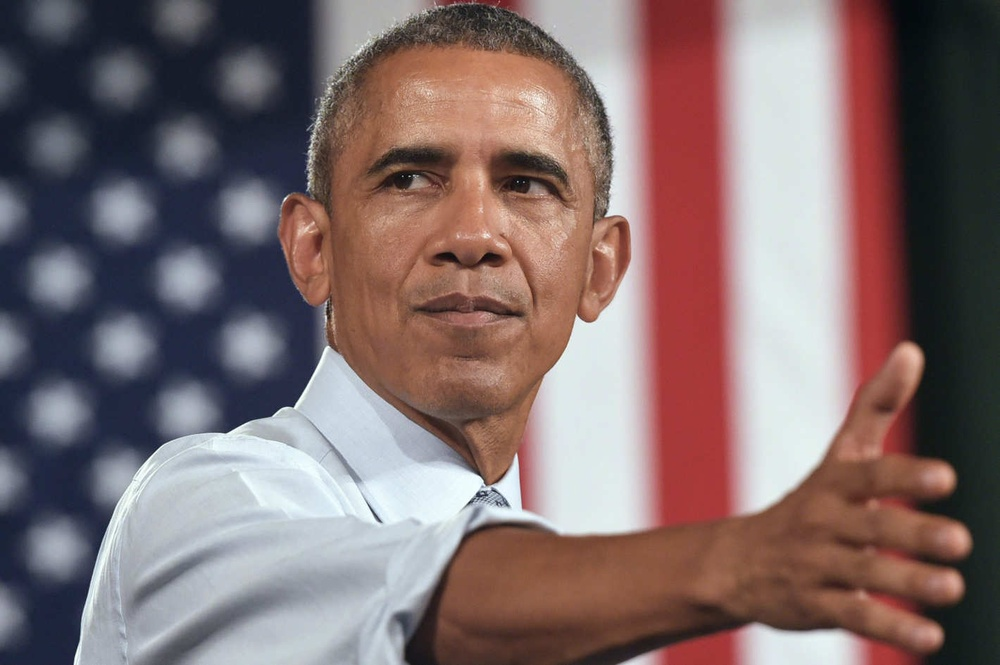
#> input picture training_set/15-barack-obama.w710.h473.2x.jpg, 1000 x 665 px, shrunk from 1420 x 945 before the run; its folder holds only this picture in this run
$ python find_similar_face_color.py
#> lines starting #> are read from the running program, lines starting #| are printed output that depends on the picture
### face_extract.py
import cv2
import sys
import numpy as np

CASCADE = "D:\\Shahar\\Project A\\part1\\haarcascade_frontalface_default.xml"
FACE_CASCADE = cv2.CascadeClassifier(CASCADE)


def detect_faces(image_path,sample_delta):
    # first part : detect face from image and crop the detected face to new file
#> called with sample_delta = 15
    image = cv2.imread(image_path)
#> image is the input picture: shape (665, 1000, 3); mean B, G, R 109.8, 109, 128.7
    image_grey = cv2.cvtColor(image, cv2.COLOR_BGR2GRAY)  # converting image to grey colors
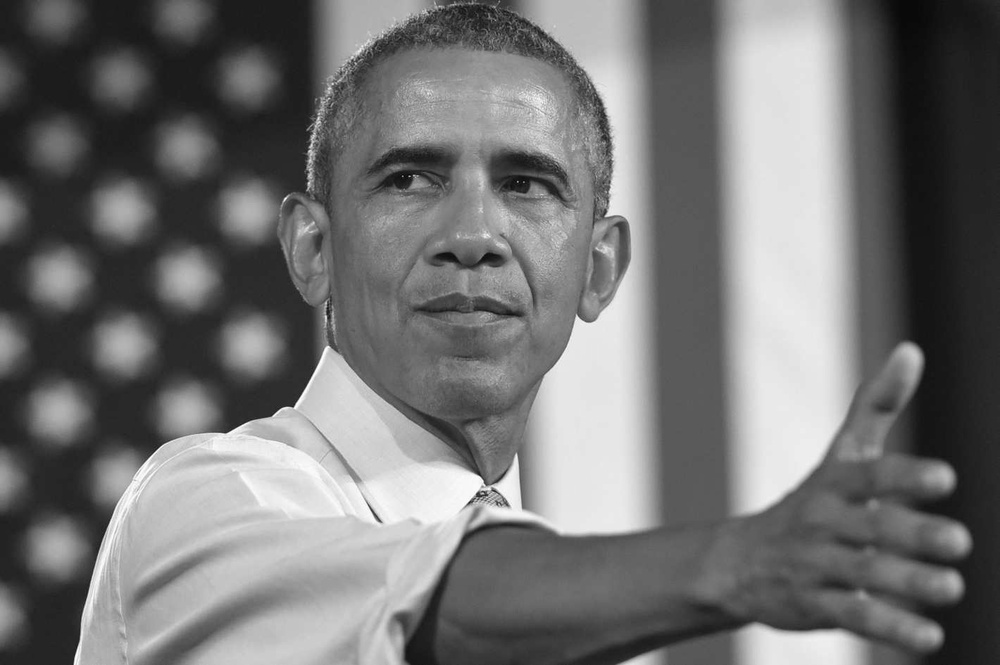
#> image_grey: shape (665, 1000); min 2, max 253, mean 115
    faces = FACE_CASCADE.detectMultiScale(image_grey, scaleFactor=1.1, minNeighbors=5, minSize=(25, 25), flags=0)  # find face by haarcascade algorithm
#> faces = [[305, 50, 329, 329]]
    for x, y, w, h in faces:  # crop face from image and convert colors to HSV scale
        sub_img = image[y - 10:y + h + 10, x - 10:x + w + 10]
        sub_image_hsv = cv2.cvtColor(sub_img, cv2.COLOR_BGR2HSV) # convert the face picture to HSV
#> this loop made 1 pass
#> pass 1, in detect_faces, `sub_img = image[y - 10:y + h + 10, x - 10:x + w + 10]`:
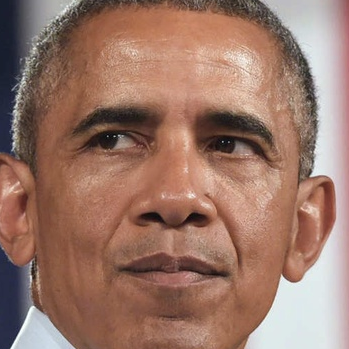
#> sub_img: shape (349, 349, 3); mean B, G, R 104.8, 118.9, 155.1
        #cv2.imwrite("extract_" + str(sys.argv[1]), sub_image_hsv)

    # second part : calculate average colors from the face
    number_of_iteration = 100  # average of 100 iterations for each face
    tmp_sum = 0
    height, width = sub_image_hsv.shape[:2]  # extract image dimensions
#> height = 349; width = 349
    mu_x = round(width/2)
#> mu_x = 174
    mu_y = round(height/2)
#> mu_y = 174
    sigma_x = 1
    sigma_y = 1
    for i in range(1,number_of_iteration+1):  # calculate random pixel by gaussian segmentation
        x = np.random.normal(mu_x, sigma_x, 1) # calculate a random x_pixel
        y = np.random.normal(mu_y, sigma_y, 1) # calculate a random y_pixel
        pixel_x = int(np.round(x))
        pixel_y = int(np.round(y))
        avg = np.average(sub_image_hsv[pixel_x-sample_delta:pixel_x + sample_delta, pixel_y-sample_delta:pixel_y + sample_delta]) # calculate the average of rectangle
        tmp_sum = tmp_sum + avg
#> this loop made 100 passes
#> (avg, tmp_sum) on passes 1 to 12: (105.5, 105.5), (105.8, 211.3), (105.4, 316.8), (105.6, 422.4), (105.7, 528), (105.8, 633.8), (105.6, 739.4), (105.7, 845.1), (105.6, 950.7), (105.6, 1056.3), (105.9, 1162.2), (105.5, 1267.7)
#> after the loop, tmp_sum = 10568.3

    ans = tmp_sum / number_of_iteration
#> ans = 105.7
    return ans

    # [4 lines of commented-out code are left out]

### find_similar_face_color.py
from face_extract import detect_faces
import glob
import numpy

sample_delta = 15
adjust_std = 1.35
avg_color_pic_arr = []
potential_pic_array = []


for img in glob.glob('D:\\Shahar\\Project A\\compare\\training_set\\*.jpg'): #The location of training set
    ans = detect_faces(img, sample_delta)
#> ans = 105.7
#> (the run stopped early here; a loop or call above may not have finished)

$ run again, on training_set/4516f08cc38d7fac07a8633e26f25e46.jpg
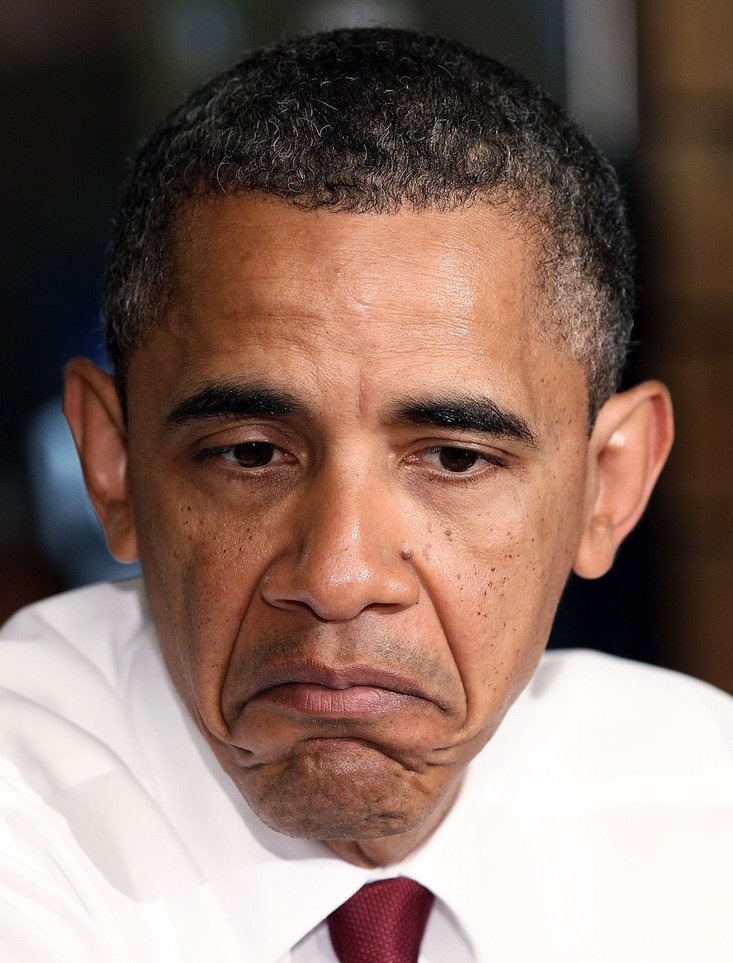
#> input picture training_set/4516f08cc38d7fac07a8633e26f25e46.jpg, 733 x 963 px, shrunk from 990 x 1301 before the run
#> in detect_faces, image is the input picture: shape (963, 733, 3); mean B, G, R 102.2, 111.9, 135.8
#> in detect_faces, `image_grey = cv2.cvtColor(image, cv2.COLOR_BGR2GRAY)`:
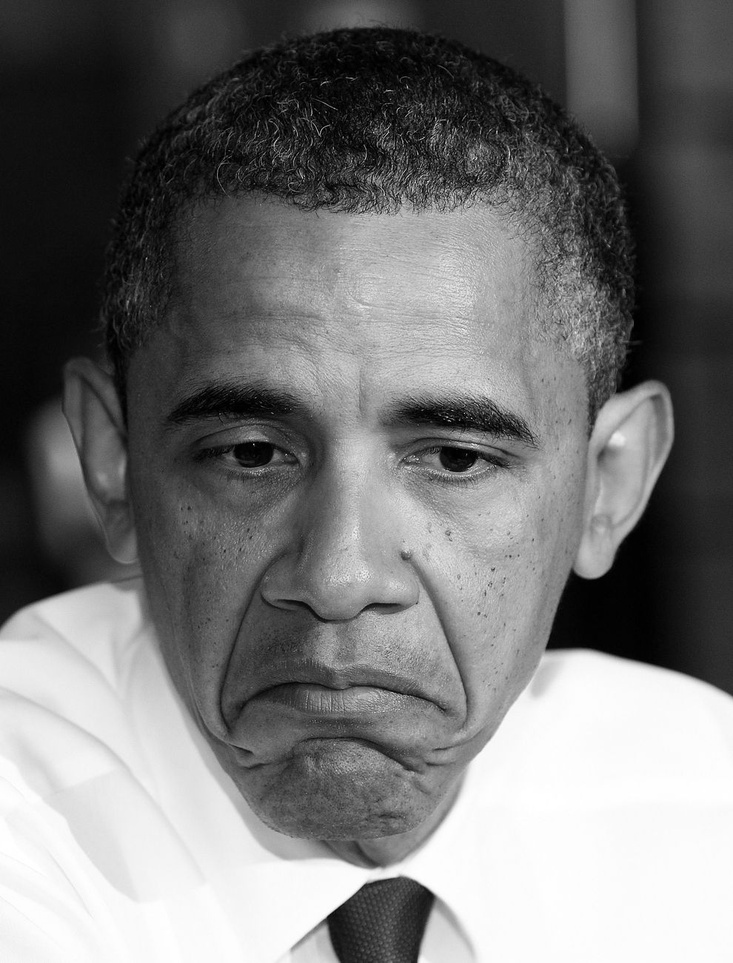
#> image_grey: shape (963, 733); min 0, max 255, mean 117.9
#> faces = [[97, 247, 514, 514]]
#> the loop in detect_faces, `for x, y, w, h in faces:` made 1 pass
#> pass 1, in detect_faces, `sub_img = image[y - 10:y + h + 10, x - 10:x + w + 10]`:
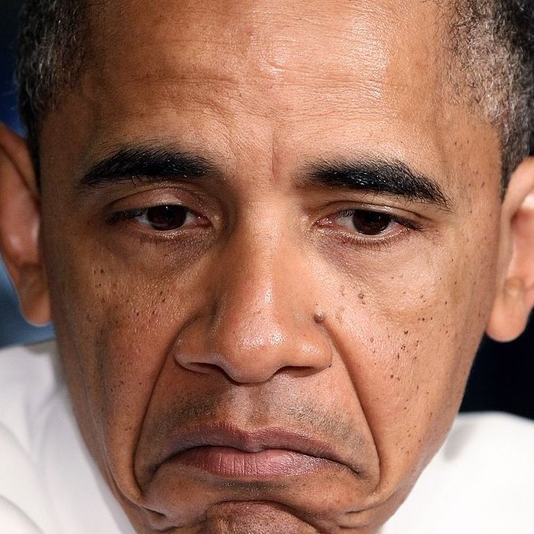
#> sub_img: shape (534, 534, 3); mean B, G, R 95.1, 112.9, 156
#> the loop in detect_faces, `for i in range(1,number_of_iteration+1):` made 100 passes
#> (avg, tmp_sum) on passes 1 to 8: (118, 118), (118.5, 236.5), (117.8, 354.3), (118, 472.3), (118, 590.3), (118.2, 708.5), (118, 826.5), (118, 944.5)
#> after the loop in detect_faces, `for i in range(1,number_of_iteration+1):`: tmp_sum = 11799.4
#> in detect_faces, `ans = tmp_sum / number_of_iteration`: ans = 118

$ run again, on training_set/462638511.jpg
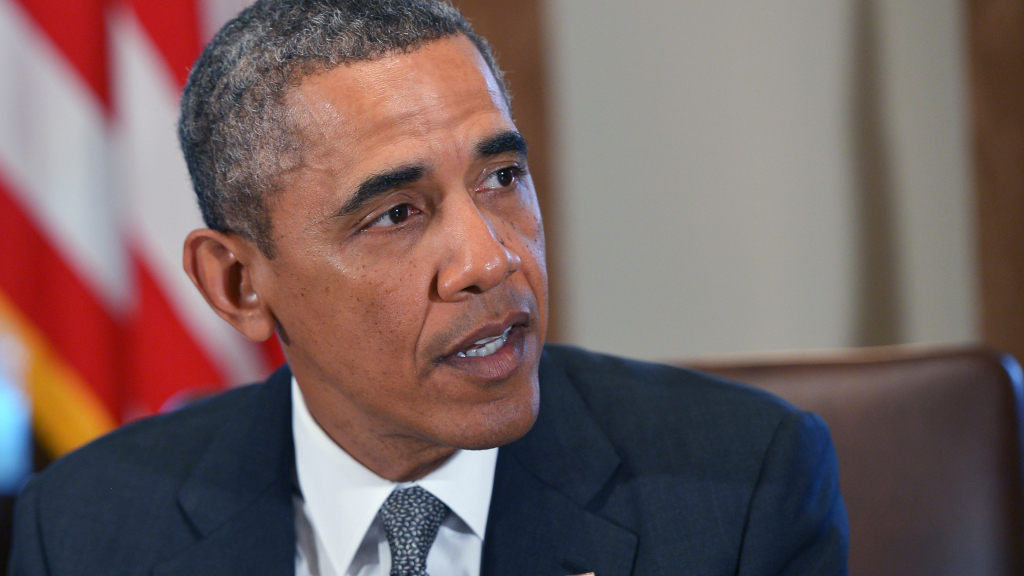
#> input picture training_set/462638511.jpg, 1024 x 576 px
#> in detect_faces, image is the input picture: shape (576, 1024, 3); mean B, G, R 96.4, 97.4, 117.2
#> faces = [[136, 73, 368, 368], [263, 49, 382, 382]]
#> the loop in detect_faces, `for x, y, w, h in faces:` made 2 passes
#> pass 1, in detect_faces, `sub_img = image[y - 10:y + h + 10, x - 10:x + w + 10]`:
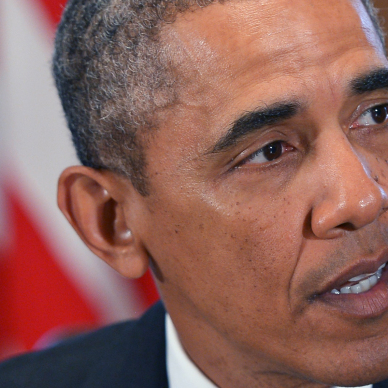
#> sub_img: shape (388, 388, 3); mean B, G, R 91.5, 98.6, 143.3
#> pass 2, in detect_faces, `sub_img = image[y - 10:y + h + 10, x - 10:x + w + 10]`:
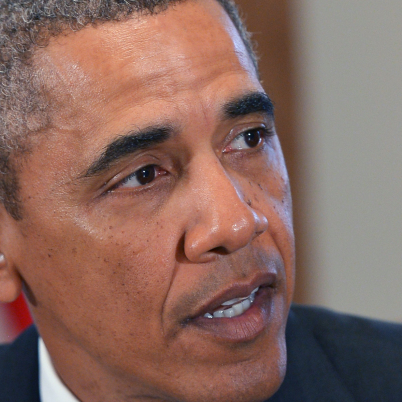
#> sub_img: shape (402, 402, 3); mean B, G, R 96.6, 105.5, 137.8
#> the loop in detect_faces, `for i in range(1,number_of_iteration+1):` made 100 passes
#> (avg, tmp_sum) on passes 1 to 8: (103.2, 103.2), (104.1, 207.3), (102.9, 310.2), (103.4, 413.6), (103.5, 517.1), (103.9, 621), (103.4, 724.3), (103.5, 827.9)
#> after the loop in detect_faces, `for i in range(1,number_of_iteration+1):`: tmp_sum = 10358.3
#> in detect_faces, `ans = tmp_sum / number_of_iteration`: ans = 103.6

$ run again, on training_set/468649225.jpg
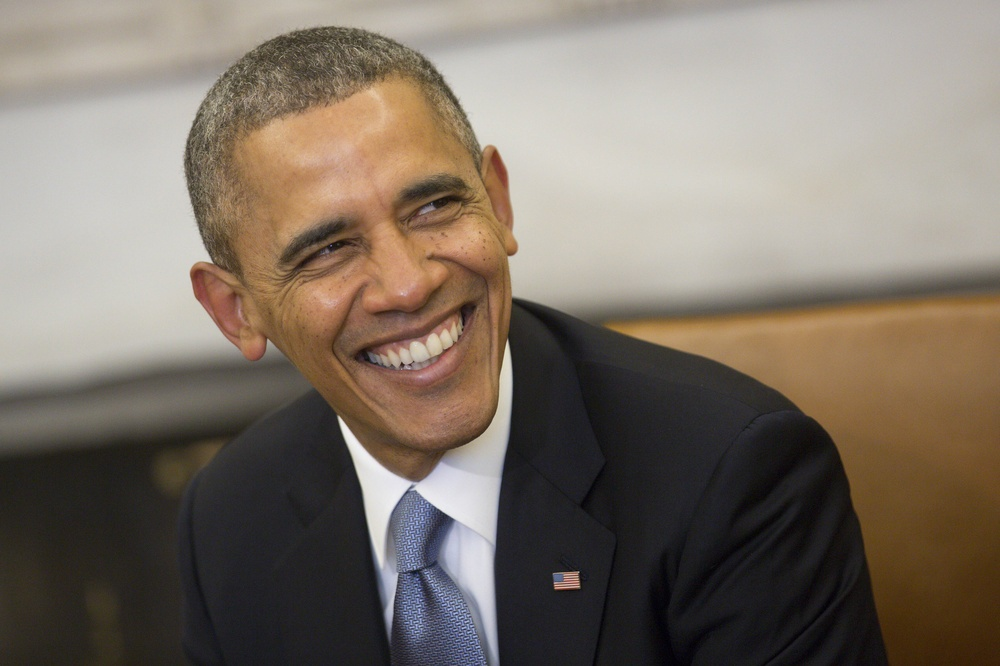
#> input picture training_set/468649225.jpg, 1000 x 666 px, shrunk from 4000 x 2666 before the run
#> in detect_faces, image is the input picture: shape (666, 1000, 3); mean B, G, R 103.8, 115, 125.7
#> in detect_faces, `image_grey = cv2.cvtColor(image, cv2.COLOR_BGR2GRAY)`:
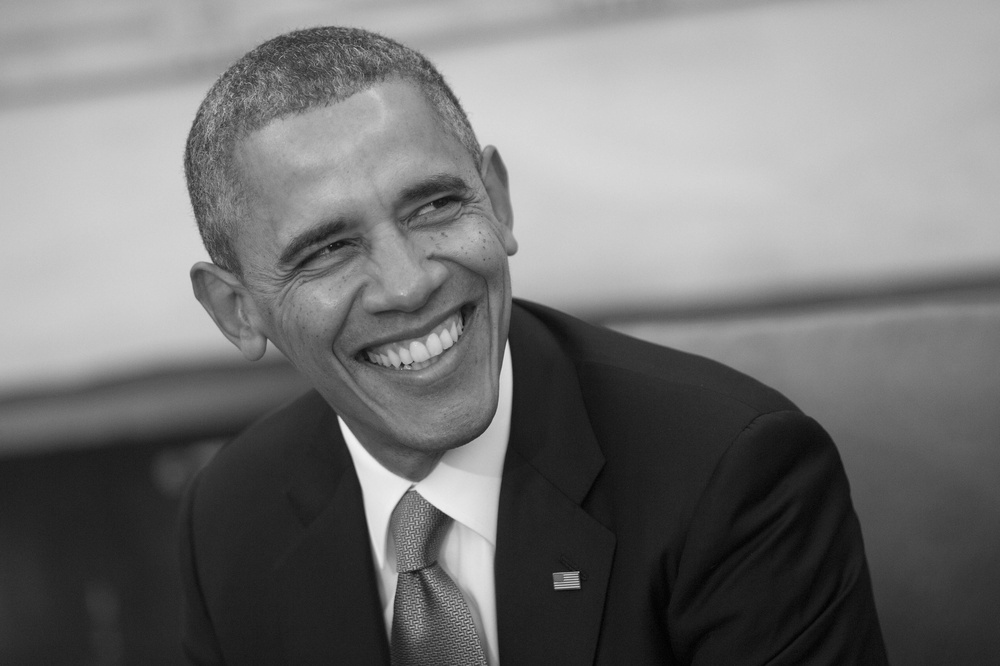
#> image_grey: shape (666, 1000); min 1, max 241, mean 116.9
#> faces = ()

$ run again, on training_set/2805112016024817.jpg
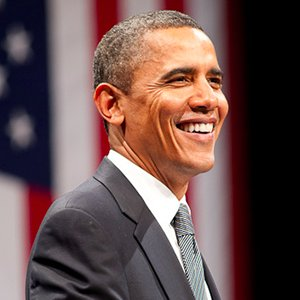
#> input picture training_set/2805112016024817.jpg, 300 x 300 px
#> in detect_faces, image is the input picture: shape (300, 300, 3); mean B, G, R 77.3, 79.2, 103.9
#> in detect_faces, `image_grey = cv2.cvtColor(image, cv2.COLOR_BGR2GRAY)`:
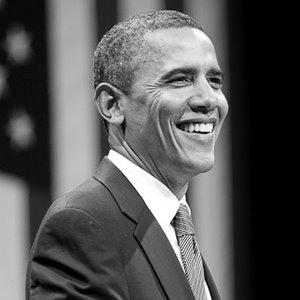
#> image_grey: shape (300, 300); min 0, max 255, mean 86.4
#> faces = [[141, 35, 112, 112]]
#> the loop in detect_faces, `for x, y, w, h in faces:` made 1 pass
#> pass 1, in detect_faces, `sub_img = image[y - 10:y + h + 10, x - 10:x + w + 10]`:
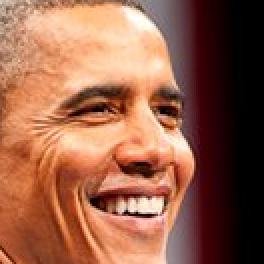
#> sub_img: shape (132, 132, 3) (shown 2 times larger); mean B, G, R 73.4, 96.5, 150.4
#> the loop in detect_faces, `for i in range(1,number_of_iteration+1):` made 100 passes
#> (avg, tmp_sum) on passes 1 to 8: (123.5, 123.5), (123.1, 246.6), (123.8, 370.3), (123.7, 494), (123.6, 617.6), (123.3, 740.9), (123.7, 864.6), (123.6, 988.2)
#> after the loop in detect_faces, `for i in range(1,number_of_iteration+1):`: tmp_sum = 12351.5
#> in detect_faces, `ans = tmp_sum / number_of_iteration`: ans = 123.5
